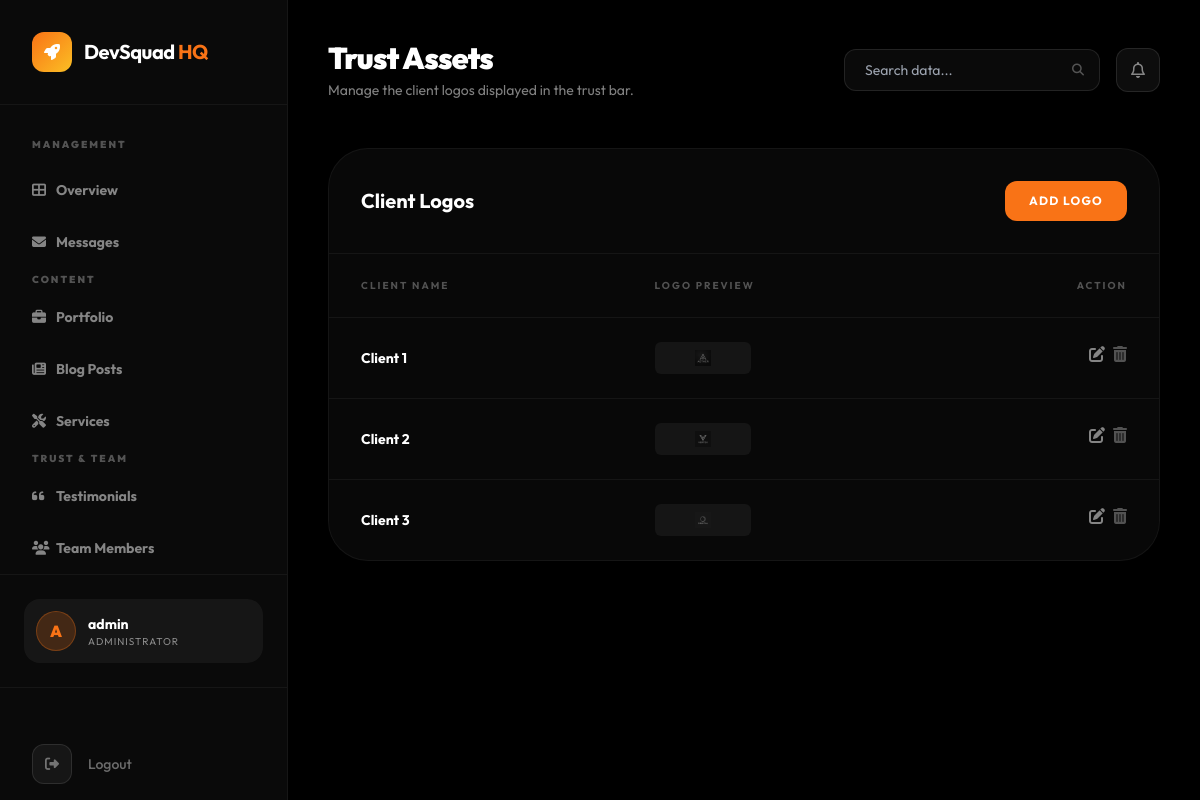
/management/logos/ (signed in), run on the app's committed database.
### devsqaud/models.py (models this page shows, shortened)
class ClientLogo(models.Model):
    name = models.CharField(max_length=100)
    logo = models.ImageField(upload_to='clients/', help_text="Monochrome white version recommended")
    is_active = models.BooleanField(default=True)
    order = models.IntegerField(default=0)
    class Meta:
        ordering = ['order']

### devsqaud/views_dashboard.py (the view)
# urls.py: path('management/logos/', views_dashboard.dashboard_logos, name='dashboard_logos'),
@staff_member_required
def dashboard_logos(request):
    logos = ClientLogo.objects.all()
    context = {
        'logos': logos,
        'active_page': 'logos',
    }
    return render(request, 'dashboard/logos_list.html', context)

### devsqaud/context_processors.py (called while the page is built)
def site_config_context(request):
    return {
        'site': SiteConfig.load(),
    }

### devsqaud/models.py (called while the page is built)
    @classmethod
    def load(cls):
        obj, _ = cls.objects.get_or_create(pk=1)
        return obj

### templates/dashboard/logos_list.html (shortened to what this page needs)
{% extends 'dashboard/base.html' %}
{% block header_title %}Trust Assets{% endblock %}
{% block header_subtitle %}Manage the client logos displayed in the trust bar.{% endblock %}
{% block dashboard_content %}
<div class="glass-card rounded-[40px] border-white/5 overflow-hidden">
    <div class="p-8 border-b border-white/5 flex items-center justify-between">
        <h3 class="text-xl font-bold">Client Logos</h3>
        <a href="{% url 'content_add' 'logo' %}" class="px-6 py-3 bg-sunset-orange text-white text-xs font-bold uppercase tracking-widest rounded-xl">Add Logo</a>
    </div>
    <div class="overflow-x-auto">
        <table class="w-full text-left">
            <thead>
                <tr class="text-[10px] font-black uppercase tracking-[0.2em] text-white/30 border-b border-white/5">
                    <th class="px-8 py-6">Client Name</th>
                    <th class="px-8 py-6">Logo Preview</th>
                    <th class="px-8 py-6 text-right">Action</th>
                </tr>
            </thead>
            <tbody class="divide-y divide-white/5">
                {% for l in logos %}
                <tr class="group hover:bg-white/[0.02]">
                    <td class="px-8 py-6 font-bold text-sm">{{ l.name }}</td>
                    <td class="px-8 py-6">
                        <div class="h-8 w-24 bg-white/5 rounded-md flex items-center justify-center p-2">
                            <img src="{{ l.logo.url }}" class="max-h-full max-w-full opacity-50 grayscale hover:grayscale-0 transition-all">
                        </div>
                    </td>
                    <td class="px-8 py-6 text-right flex items-center justify-end space-x-2">
                        <a href="{% url 'content_edit' 'logo' l.pk %}" class="text-white/50 hover:text-sunset-orange"><i class="fas fa-edit"></i></a>
                        <form action="{% url 'content_delete' 'logo' l.pk %}" method="POST" onsubmit="return confirm('Are you sure?');" class="inline">
                            <button type="submit" class="text-white/30 hover:text-red-500"><i class="fas fa-trash-alt"></i></button>
                        </form>
                    </td>
                </tr>
                {% endfor %}
            </tbody>
        </table>
    </div>
</div>
{% endblock %}

### templates/dashboard/base.html (shortened to what this page needs)
<!DOCTYPE html>
<html lang="en">
<head>
    <script src="https://cdn.tailwindcss.com"></script>
    <link rel="stylesheet" href="https://cdnjs.cloudflare.com/ajax/libs/font-awesome/6.4.0/css/all.min.css">
</head>
<body class="bg-black-pure min-h-screen flex">
    <aside class="w-72 bg-black-soft border-r border-white/5 flex flex-col fixed inset-y-0 z-50">
        <div class="p-8 border-b border-white/5">
            <a href="{% url 'home' %}" class="flex items-center space-x-3">
                <div class="w-10 h-10 bg-gradient-to-br from-sunset-orange to-sunset-amber rounded-xl flex items-center justify-center">
                    <i class="fas fa-rocket text-white"></i>
                </div>
                <span class="text-xl font-bold tracking-tight">DevSquad <span class="text-sunset-orange">HQ</span></span>
            </a>
        </div>
        <nav class="flex-1 px-4 py-8 space-y-2 overflow-y-auto">
            <p class="px-4 text-[10px] font-black uppercase tracking-[0.2em] text-white/30 mb-4">Management</p>
            <a href="{% url 'dashboard_home' %}" class="sidebar-link group flex items-center px-4 py-3 text-sm font-bold rounded-xl transition-all duration-300 {% if active_page == 'overview' %}active{% else %}text-white/50 hover:bg-white/5 hover:text-white{% endif %}">
                <i class="fas fa-th-large w-6 group-hover:text-sunset-orange"></i>
                <span>Overview</span>
            </a>
            <a href="{% url 'dashboard_messages' %}" class="sidebar-link group flex items-center px-4 py-3 text-sm font-bold rounded-xl transition-all duration-300 {% if active_page == 'messages' %}active{% else %}text-white/50 hover:bg-white/5 hover:text-white{% endif %}">
                <i class="fas fa-envelope w-6 group-hover:text-sunset-orange"></i>
                <span>Messages</span>
            </a>
            <p class="px-4 text-[10px] font-black uppercase tracking-[0.2em] text-white/30 mt-8 mb-4">Content</p>
            <a href="{% url 'dashboard_projects' %}" class="sidebar-link group flex items-center px-4 py-3 text-sm font-bold rounded-xl transition-all duration-300 {% if active_page == 'projects' %}active{% else %}text-white/50 hover:bg-white/5 hover:text-white{% endif %}">
                <i class="fas fa-briefcase w-6 group-hover:text-sunset-orange"></i>
                <span>Portfolio</span>
            </a>
            <a href="{% url 'dashboard_blog' %}" class="sidebar-link group flex items-center px-4 py-3 text-sm font-bold rounded-xl transition-all duration-300 {% if active_page == 'blog' %}active{% else %}text-white/50 hover:bg-white/5 hover:text-white{% endif %}">
                <i class="fas fa-newspaper w-6 group-hover:text-sunset-orange"></i>
                <span>Blog Posts</span>
            </a>
            <a href="{% url 'dashboard_services' %}" class="sidebar-link group flex items-center px-4 py-3 text-sm font-bold rounded-xl transition-all duration-300 {% if active_page == 'services' %}active{% else %}text-white/50 hover:bg-white/5 hover:text-white{% endif %}">
                <i class="fas fa-tools w-6 group-hover:text-sunset-orange"></i>
                <span>Services</span>
            </a>
            <p class="px-4 text-[10px] font-black uppercase tracking-[0.2em] text-white/30 mt-8 mb-4">Trust & Team</p>
            <a href="{% url 'dashboard_testimonials' %}" class="sidebar-link group flex items-center px-4 py-3 text-sm font-bold rounded-xl transition-all duration-300 {% if active_page == 'testimonials' %}active{% else %}text-white/50 hover:bg-white/5 hover:text-white{% endif %}">
                <i class="fas fa-quote-left w-6 group-hover:text-sunset-orange"></i>
                <span>Testimonials</span>
            </a>
            <a href="{% url 'dashboard_team' %}" class="sidebar-link group flex items-center px-4 py-3 text-sm font-bold rounded-xl transition-all duration-300 {% if active_page == 'team' %}active{% else %}text-white/50 hover:bg-white/5 hover:text-white{% endif %}">
                <i class="fas fa-users w-6 group-hover:text-sunset-orange"></i>
                <span>Team Members</span>
            </a>
        </nav>
        <div class="p-6 border-t border-white/5">
            <div class="flex items-center space-x-3 p-3 bg-white/5 rounded-2xl">
                <div class="w-10 h-10 rounded-full bg-sunset-orange/20 border border-sunset-orange/30 flex items-center justify-center">
                    <span class="font-black text-sunset-orange">{{ request.user.username|first|upper }}</span>
                </div>
                <div class="flex-1 min-w-0">
                    <p class="text-sm font-bold truncate">{{ request.user.username }}</p>
                    <p class="text-[10px] text-white/50 uppercase tracking-widest">Administrator</p>
                </div>
            </div>
        </div>
        <div class="mt-auto pt-10 border-t border-white/5">
            <form action="{% url 'logout' %}" method="POST" class="px-8 py-4">
                <button type="submit" class="flex items-center space-x-4 text-white/40 hover:text-red-500 transition-all group w-full text-left">
                    <div class="w-10 h-10 rounded-xl bg-white/5 border border-white/10 flex items-center justify-center group-hover:bg-red-500/10 group-hover:border-red-500/20 transition-all">
                        <i class="fas fa-sign-out-alt text-sm"></i>
                    </div>
                    <span class="text-sm font-medium">Logout</span>
                </button>
            </form>
        </div>
    </aside>
    <main class="flex-1 ml-72 p-10">
        <div class="flex items-center justify-between mb-12">
            <div>
                <h1 class="text-3xl font-black tracking-tight">{% block header_title %}Overview{% endblock %}</h1>
                <p class="text-white/50 text-sm mt-1">{% block header_subtitle %}Welcome back, Commander.{% endblock %}</p>
            </div>
            <div class="flex items-center space-x-4">
                <div class="relative">
                    <input type="text" placeholder="Search data..." class="bg-black-soft border border-white/10 rounded-xl px-5 py-2.5 text-sm focus:outline-none focus:border-sunset-orange/50 transition-all w-64">
                    <i class="fas fa-search absolute right-4 top-1/2 -translate-y-1/2 text-white/30 text-xs"></i>
                </div>
                <button class="w-11 h-11 rounded-xl bg-white/5 border border-white/10 flex items-center justify-center hover:bg-white/10 transition-all">
                    <i class="far fa-bell text-white/50"></i>
                </button>
            </div>
        </div>
        {% block dashboard_content %}{% endblock %}
    </main>
</body>
</html>

### templates/dashboard/base.html (style rules this page uses)
body { font-family: 'Outfit', sans-serif; background-color: #000000; color: #ffffff; }
.glass-card { background: rgba(255, 255, 255, 0.03); backdrop-filter: blur(10px); border: 1px solid rgba(255, 255, 255, 0.05); }

### data on the page
ClientLogo: name "Client 1", logo (picture)
ClientLogo: name "Client 2", logo (picture)
ClientLogo: name "Client 3", logo (picture)

### other printed values
{{ request.user.username|first|upper }} "A"
{{ request.user.username }} "admin"
